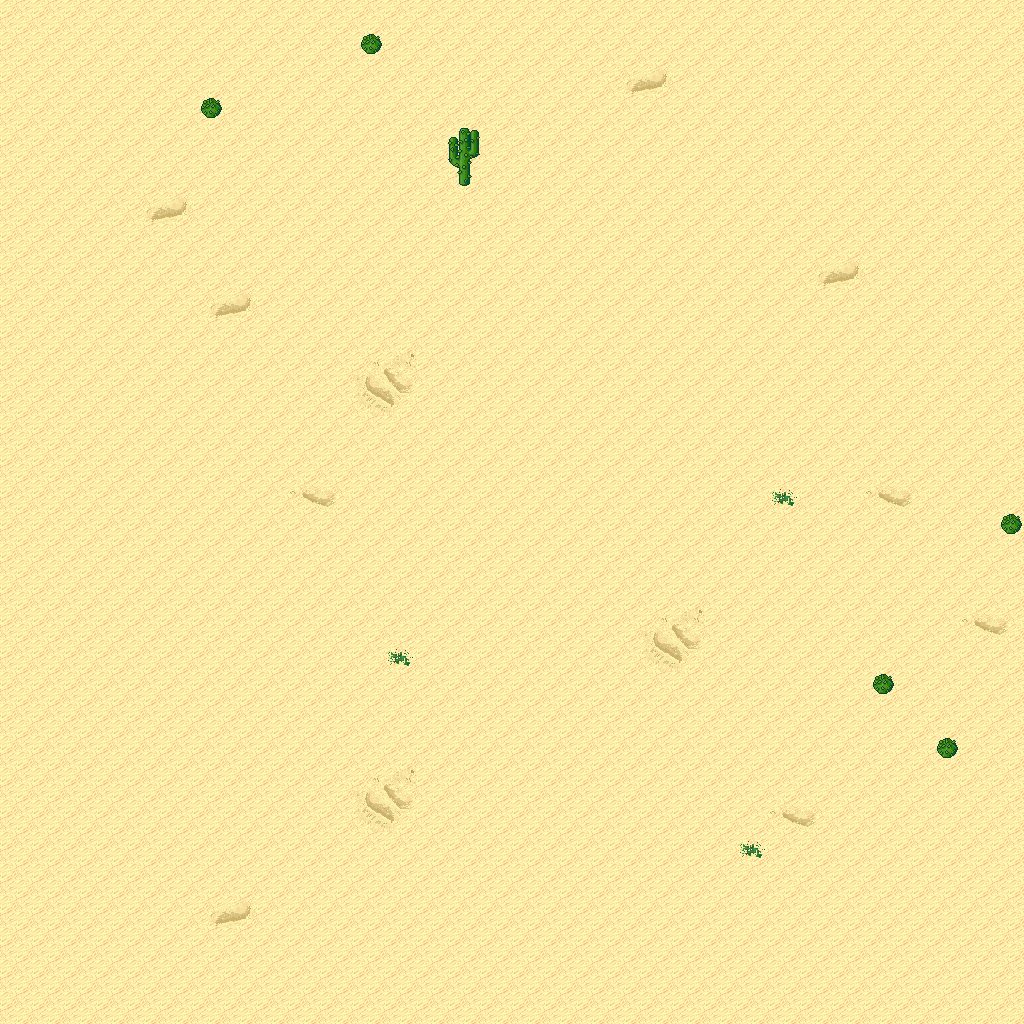

This game map was drawn from its Tiled (.tmx) file and the tilesets committed beside it. A one-line description and the trimmed map source follow:
An orthogonal 32x32 tile map with 32x32 px tiles, 5 tile layers (Ground, Objects, Objects2, Above, ...), 1 hidden layer not drawn, 10 tilesets.

<map version="1.10" tiledversion="1.11.0" orientation="orthogonal" renderorder="right-down" width="32" height="32" tilewidth="32" tileheight="32" infinite="0" nextlayerid="11" nextobjectid="1">
 <tileset firstgid="1" name="logic_collision" tilewidth="32" tileheight="32" tilecount="1" columns="1">
  <image source="../drawable/logic_collision.png" width="32" height="32" />
 </tileset>
 <tileset firstgid="2" name="ground_ground" tilewidth="32" tileheight="32" tilecount="33" columns="3">
  <image source="../drawable/ground_ground.png" width="96" height="352" />
 </tileset>
 <tileset firstgid="35" name="ground_ridge_earth_pale" tilewidth="32" tileheight="32" tilecount="96" columns="12">
  <image source="../drawable/ground_ridge_earth_pale.png" width="384" height="256" />
 </tileset>
 <tileset firstgid="131" name="ground_ridge_earth_dark" tilewidth="32" tileheight="32" tilecount="96" columns="12">
  <image source="../drawable/ground_ridge_earth_dark.png" width="384" height="256" />
 </tileset>
 <tileset firstgid="227" name="terrain_desert" tilewidth="32" tileheight="32" tilecount="88" columns="8">
  <image source="../drawable/terrain_desert.png" width="256" height="352" />
 </tileset>
 <tileset firstgid="315" name="ground_ladder_horizontal_dark" tilewidth="32" tileheight="32" tilecount="3" columns="1">
  <image source="../drawable/ground_ladder_horizontal_dark.png" width="32" height="96" />
 </tileset>
 <tileset firstgid="318" name="plant_bush_various_small" tilewidth="32" tileheight="32" tilecount="9" columns="3">
  <image source="../drawable/plant_bush_various_small.png" width="96" height="96" />
 </tileset>
 <tileset firstgid="327" name="plant_cactus_2" tilewidth="32" tileheight="32" tilecount="10" columns="5">
  <image source="../drawable/plant_cactus_2.png" width="160" height="64" />
 </tileset>
 <tileset firstgid="337" name="plant_tree_evergreen" tilewidth="32" tileheight="32" tilecount="36" columns="3">
  <image source="../drawable/plant_tree_evergreen.png" width="96" height="384" />
 </tileset>
 <tileset firstgid="373" name="ground_sand_2" tilewidth="32" tileheight="32" tilecount="15" columns="5">
  <image source="../drawable/ground_sand_2.png" width="160" height="96" />
 </tileset>
 <layer id="1" name="Ground" width="32" height="32">
  <data>[1024 cells, 1024 non-empty, 10 distinct tile ids]</data>
 </layer>
 <layer id="2" name="Objects" width="32" height="32">
  <data>[1024 cells, 6 non-empty, 2 distinct tile ids]</data>
 </layer>
 <layer id="3" name="Objects2" width="32" height="32">
  <data>[1024 cells, 0 non-empty, 0 distinct tile ids]</data>
 </layer>
 <layer id="4" name="Above" width="32" height="32">
  <data>[1024 cells, 1 non-empty, 1 distinct tile ids]</data>
 </layer>
 <layer id="5" name="Above2" width="32" height="32">
  <data>[1024 cells, 0 non-empty, 0 distinct tile ids]</data>
 </layer>
 <layer id="6" name="Walkable" width="32" height="32" visible="0">
  <data>[1024 cells, 6 non-empty, 1 distinct tile ids]</data>
 </layer>
 <objectgroup id="7" name="Mapevents" />
 <objectgroup id="8" name="Spawn" />
 <objectgroup id="9" name="Keys" />
 <objectgroup id="10" name="Replace" />
</map>
